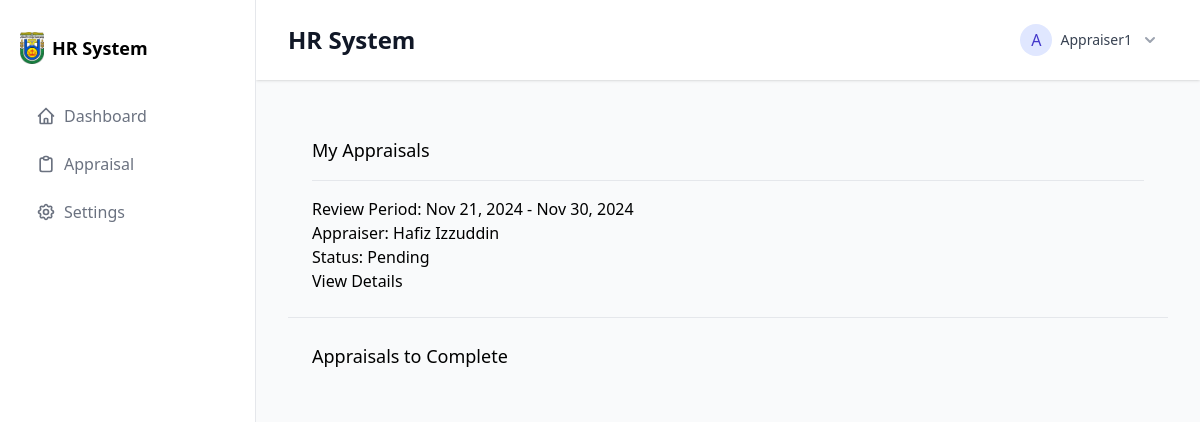
/appraisals/ (signed in), run on an earlier commit of the app's database.
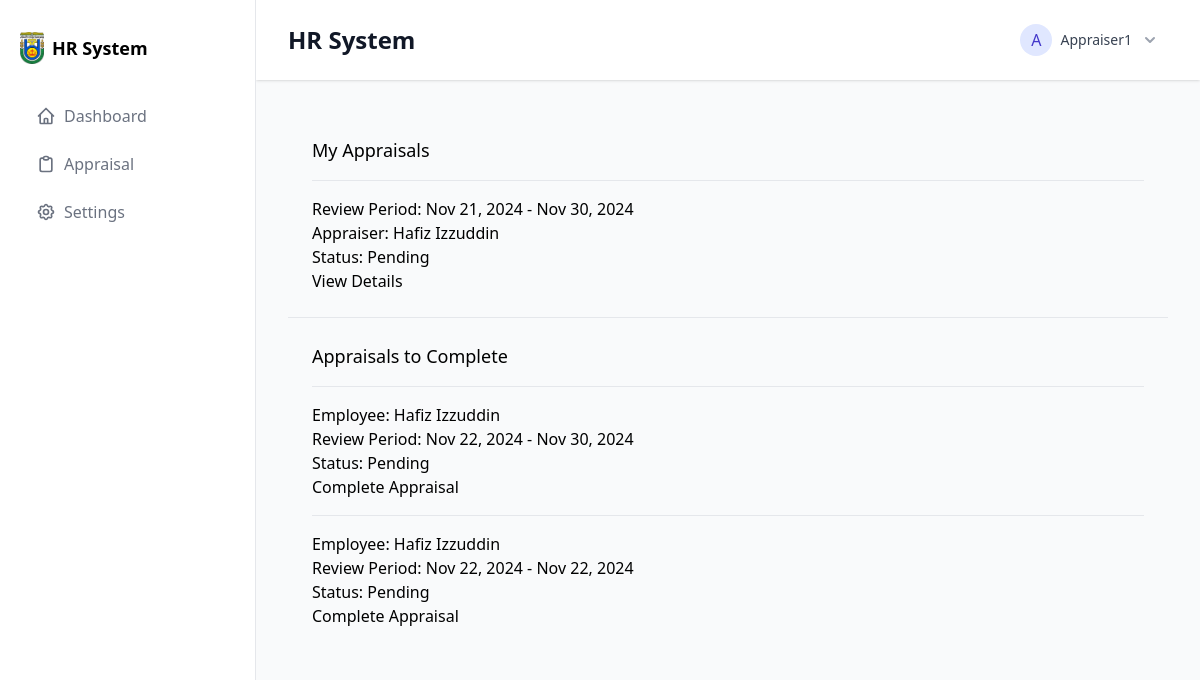
And on a later commit of the database.
### appraisals/models.py (models this page shows, shortened)
class Appraisal(models.Model):
    STATUS_CHOICES = [
        ('pending', 'Pending'),
        ('in_progress', 'In Progress'),
        ('completed', 'Completed')
    ]
    employee = models.ForeignKey(
        Employee,
        on_delete=models.CASCADE,
        related_name='appraisals'
    )
    appraiser = models.ForeignKey(
        Employee,
        on_delete=models.CASCADE,
        related_name='conducted_appraisals',
        null=True,
        blank=True
    )
    date_created = models.DateTimeField(default=timezone.now)
    review_period_start = models.DateField()
    review_period_end = models.DateField()
    status = models.CharField(
        max_length=20,
        choices=STATUS_CHOICES,
        default='pending'
    )
    job_knowledge = models.IntegerField(choices=[(i, str(i)) for i in range(1, 6)], null=True, blank=True)
    work_quality = models.IntegerField(choices=[(i, str(i)) for i in range(1, 6)], null=True, blank=True)
    attendance = models.IntegerField(choices=[(i, str(i)) for i in range(1, 6)], null=True, blank=True)
    communication = models.IntegerField(choices=[(i, str(i)) for i in range(1, 6)], null=True, blank=True)
    teamwork = models.IntegerField(choices=[(i, str(i)) for i in range(1, 6)], null=True, blank=True)
    achievements = models.TextField(blank=True, default="")
    areas_for_improvement = models.TextField(blank=True, default="")
    comments = models.TextField(blank=True, default="")
    goals = models.TextField(blank=True, default="")
    class Meta:
        ordering = ['-date_created']
        permissions = [
            ("can_view_all_appraisals", "Can view all appraisals"),
            ("can_create_appraisal", "Can create appraisal"),
        ]

### employees/models.py (models this page shows, shortened)
class Employee(models.Model):
    GENDER_CHOICES = [
        ('M', 'Male'),
        ('F', 'Female'),
        ('O', 'Other'),
        ('N', 'Prefer not to say'),
    ]
    gender = models.CharField(
        max_length=1,
        choices=GENDER_CHOICES,
        blank=True,
        null=True
    )
    employee_id = models.CharField(max_length=10, unique=True)
    user = models.OneToOneField(User, on_delete=models.CASCADE)
    first_name = models.CharField(max_length=100)
    last_name = models.CharField(max_length=100)
    email = models.EmailField(unique=True)
    phone_number = models.CharField(max_length=15)
    date_of_birth = models.DateField()
    hire_date = models.DateField()
    position = models.CharField(max_length=100)
    department = models.ForeignKey(Department, on_delete=models.SET_NULL, null=True)
    salary = models.DecimalField(max_digits=10, decimal_places=2)
    employee_status = models.CharField(max_length=50, choices=[('active', 'Active'), ('on_leave', 'On Leave'), ('inactive', 'Inactive')], default='active')
    roles = models.ManyToManyField('auth.Group', blank=True)
    address = models.TextField()
    profile_picture = models.ImageField(upload_to='employee_pics/', blank=True, null=True)
    def get_full_name(self):
        return f"{self.first_name} {self.last_name}"

### appraisals/views.py (the view)
# urls.py: path('', views.AppraisalListView.as_view(), name='appraisal_list'),
class AppraisalListView(LoginRequiredMixin, PermissionRequiredMixin, ListView):
    model = Appraisal
    template_name = 'appraisals/appraisal_list.html'
    context_object_name = 'appraisals'
    permission_required = 'appraisals.view_appraisal'
    def get_context_data(self, **kwargs):
        context = super().get_context_data(**kwargs)
        context['is_hr'] = self.request.user.groups.filter(name='HR').exists()
        context['employees'] = Employee.objects.all().order_by('department', 'last_name')
        try:
            appraiser_group = Group.objects.get(name='Appraiser')
            appraisers = Employee.objects.filter(user__groups=appraiser_group)
            print("Number of appraisers found:", appraisers.count())
            for appraiser in appraisers:
                print(f"Appraiser: {appraiser.first_name} {appraiser.last_name}, Dept: {appraiser.department}")
        except Group.DoesNotExist:
            print("Appraiser group not found")
            appraisers = Employee.objects.none()
        context['appraisers'] = appraisers
        return context

### employees/models.py (called while the page is built)
    def __str__(self):
        return self.name

### appraisals/templates/appraisals/appraisal_list.html (shortened to what the changed rows need)
{% extends "base.html" %}
{% block content %}
<div class="space-y-6">
    {% if is_hr %}
    <div class="sm:flex sm:items-center sm:justify-between">
        <div>
            <h1 class="text-2xl font-bold text-gray-900">Appraisal Assignments</h1>
            <p class="mt-2 text-sm text-gray-700">Manage employee appraisal assignments and relationships.</p>
        </div>
        <div class="mt-4 sm:mt-0">
            <button type="button"
                    onclick="document.getElementById('assignModal').classList.remove('hidden')"
                    class="inline-flex items-center rounded-md bg-indigo-600 px-3 py-2 text-sm font-semibold text-white shadow-sm hover:bg-indigo-500 focus-visible:outline focus-visible:outline-2 focus-visible:outline-offset-2 focus-visible:outline-indigo-600">
                Assign New Appraisal
            </button>
        </div>
    </div>
    <div class="mt-8 flow-root">
        <div class="overflow-x-auto">
            <div class="inline-block min-w-full align-middle">
                <div class="overflow-hidden shadow ring-1 ring-black ring-opacity-5 sm:rounded-lg">
                    <table class="min-w-full divide-y divide-gray-300">
                        <thead class="bg-gray-50">
                            <tr>
                                <th scope="col" class="py-3.5 pl-4 pr-3 text-left text-sm font-semibold text-gray-900 sm:pl-6">Employee</th>
                                <th scope="col" class="px-3 py-3.5 text-left text-sm font-semibold text-gray-900">Department</th>
                                <th scope="col" class="px-3 py-3.5 text-left text-sm font-semibold text-gray-900">Current Appraiser</th>
                                <th scope="col" class="px-3 py-3.5 text-left text-sm font-semibold text-gray-900">Review Period</th>
                                <th scope="col" class="relative py-3.5 pl-3 pr-4 sm:pr-6">
                                    <span class="sr-only">Actions</span>
                                </th>
                            </tr>
                        </thead>
                        <tbody class="divide-y divide-gray-200 bg-white">
                            {% regroup employees by department as department_list %}
                            {% for department in department_list %}
                                <tr class="bg-gray-50">
                                    <td colspan="5" class="py-2 px-4 font-medium text-gray-900">
                                        {{ department.grouper }}
                                    </td>
                                </tr>
                                {% for employee in department.list %}
                                <tr>
                                    <td class="whitespace-nowrap py-4 pl-4 pr-3 text-sm font-medium text-gray-900 sm:pl-6">
                                        {{ employee.first_name }} {{ employee.last_name }}
                                    </td>
                                    <td class="whitespace-nowrap px-3 py-4 text-sm text-gray-500">
                                        {{ employee.department }}
                                    </td>
                                    <td class="whitespace-nowrap px-3 py-4 text-sm text-gray-500">
                                        {% with current_appraisal=employee.appraisals.last %}
                                            {% if current_appraisal %}
                                                {{ current_appraisal.appraiser.get_full_name }}
                                            {% else %}
                                                <span class="text-gray-400">Not assigned</span>
                                            {% endif %}
                                        {% endwith %}
                                    </td>
                                    <td class="whitespace-nowrap px-3 py-4 text-sm text-gray-500">
                                        {% with current_appraisal=employee.appraisals.last %}
                                            {% if current_appraisal %}
                                                {{ current_appraisal.review_period_start|date:"M d, Y" }} -
                                                {{ current_appraisal.review_period_end|date:"M d, Y" }}
                                            {% else %}
                                                <span class="text-gray-400">-</span>
                                            {% endif %}
                                        {% endwith %}
                                    </td>
                                    <td class="relative whitespace-nowrap py-4 pl-3 pr-4 text-right text-sm font-medium sm:pr-6">
                                        <button type="button"
                                                onclick="openAssignModal('{{ employee.id }}')"
                                                class="text-indigo-600 hover:text-indigo-900">
                                            Assign Appraiser
                                        </button>
                                    </td>
                                </tr>
                                {% endfor %}
                            {% endfor %}
                        </tbody>
                    </table>
                </div>
            </div>
        </div>
    </div>
    <div id="assignModal" class="hidden fixed inset-0 bg-gray-500 bg-opacity-75 overflow-y-auto">
        <div class="flex min-h-full items-end justify-center p-4 text-center sm:items-center sm:p-0">
            <div class="relative transform overflow-hidden rounded-lg bg-white px-4 pb-4 pt-5 text-left shadow-xl transition-all sm:my-8 sm:w-full sm:max-w-lg sm:p-6">
                <form id="assignForm" method="post" action="{% url 'appraisals:appraisal_assign' %}" onsubmit="submitAssignForm(event)">
                    {% csrf_token %}
                    <div>
                        <h3 class="text-lg font-medium leading-6 text-gray-900">Assign Appraiser</h3>
                        <div class="mt-6 space-y-4">
                            <input type="hidden" name="employee_id" id="selected_employee_id">
                            <div>
                                <label for="appraiser" class="block text-sm font-medium text-gray-700">Select Appraiser</label>
                                <select name="appraiser" id="appraiser" required
                                        class="mt-1 block w-full rounded-md border-gray-300 shadow-sm focus:border-indigo-500 focus:ring-indigo-500 sm:text-sm">
                                    <option value="">Select an appraiser</option>
                                    {% for appraiser in appraisers %}
                                        <option value="{{ appraiser.id }}">
                                            {{ appraiser.first_name }} {{ appraiser.last_name }}
                                            {% if appraiser.department %}({{ appraiser.department }}){% endif %}
                                        </option>
                                    {% endfor %}
                                </select>
                                {% if not appraisers %}
                                    <p class="mt-2 text-sm text-red-600">No appraisers available. Please assign appraiser roles to employees.</p>
                                {% endif %}
                            </div>
                            <div>
                                <label for="review_period_start" class="block text-sm font-medium text-gray-700">Review Period Start</label>
                                <input type="date" name="review_period_start" id="review_period_start" required
                                       class="mt-1 block w-full rounded-md border-gray-300 shadow-sm focus:border-indigo-500 focus:ring-indigo-500 sm:text-sm">
                            </div>
                            <div>
                                <label for="review_period_end" class="block text-sm font-medium text-gray-700">Review Period End</label>
                                <input type="date" name="review_period_end" id="review_period_end" required
                                       class="mt-1 block w-full rounded-md border-gray-300 shadow-sm focus:border-indigo-500 focus:ring-indigo-500 sm:text-sm">
                            </div>
                        </div>
                    </div>
                    <div class="mt-5 sm:mt-6 sm:grid sm:grid-flow-row-dense sm:grid-cols-2 sm:gap-3">
                        <button type="submit"
                                class="inline-flex w-full justify-center rounded-md bg-indigo-600 px-3 py-2 text-sm font-semibold text-white shadow-sm hover:bg-indigo-500 focus-visible:outline focus-visible:outline-2 focus-visible:outline-offset-2 focus-visible:outline-indigo-600 sm:col-start-2">
                            Assign
                        </button>
                        <button type="button"
                                onclick="document.getElementById('assignModal').classList.add('hidden')"
                                class="mt-3 inline-flex w-full justify-center rounded-md bg-white px-3 py-2 text-sm font-semibold text-gray-900 shadow-sm ring-1 ring-inset ring-gray-300 hover:bg-gray-50 sm:col-start-1 sm:mt-0">
                            Cancel
                        </button>
                    </div>
                </form>
            </div>
        </div>
    </div>
    {% else %}
    <div class="divide-y divide-gray-200">
        <div class="p-6">
            <h2 class="text-lg font-medium">My Appraisals</h2>
            {% for appraisal in appraisals %}
                {% if appraisal.employee.user == request.user %}
                <div class="mt-4 border-t pt-4">
                    <p>Review Period: {{ appraisal.review_period_start|date:"M d, Y" }} - {{ appraisal.review_period_end|date:"M d, Y" }}</p>
                    <p>Appraiser: {{ appraisal.appraiser.get_full_name }}</p>
                    <p>Status: {{ appraisal.get_status_display }}</p>
                    <a href="{% url 'appraisals:appraisal_detail' appraisal.pk %}">View Details</a>
                </div>
                {% endif %}
            {% endfor %}
        </div>
        <div class="p-6">
            <h2 class="text-lg font-medium">Appraisals to Complete</h2>
            {% for appraisal in appraisals %}
                {% if appraisal.appraiser.user == request.user %}
                <div class="mt-4 border-t pt-4">
                    <p>Employee: {{ appraisal.employee.get_full_name }}</p>
                    <p>Review Period: {{ appraisal.review_period_start|date:"M d, Y" }} - {{ appraisal.review_period_end|date:"M d, Y" }}</p>
                    <p>Status: {{ appraisal.get_status_display }}</p>
                    <a href="{% url 'appraisals:appraisal_edit' appraisal.pk %}">Complete Appraisal</a>
                </div>
                {% endif %}
            {% endfor %}
        </div>
    </div>
    {% endif %}
</div>
{% endblock %}

What changed in the data, as far as the page shows it:
added Appraisal: employee.get_full_name "Hafiz Izzuddin", review_period_start "Nov 22, 2024", review_period_end "Nov 30, 2024", status "Pending", shown under "Appraisals to Complete"
added Appraisal: employee.get_full_name "Hafiz Izzuddin", review_period_start "Nov 22, 2024", review_period_end "Nov 22, 2024", status "Pending", shown under "Appraisals to Complete"
